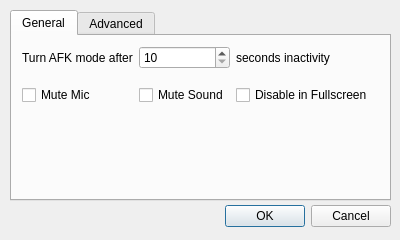
<?xml version="1.0" encoding="UTF-8"?>
<ui version="4.0">
 <class>qtConfigDialog</class>
 <widget class="QDialog" name="qtConfigDialog">
  <property name="geometry">
   <rect>
    <x>0</x>
    <y>0</y>
    <width>400</width>
    <height>240</height>
   </rect>
  </property>
  <property name="windowTitle">
   <string>Guild Wars 2</string>
  </property>
  <widget class="QDialogButtonBox" name="buttonBox">
   <property name="geometry">
    <rect>
     <x>10</x>
     <y>200</y>
     <width>381</width>
     <height>32</height>
    </rect>
   </property>
   <property name="orientation">
    <enum>Qt::Horizontal</enum>
   </property>
   <property name="standardButtons">
    <set>QDialogButtonBox::Cancel|QDialogButtonBox::Ok</set>
   </property>
  </widget>
  <widget class="QTabWidget" name="tabWidget">
   <property name="geometry">
    <rect>
     <x>10</x>
     <y>10</y>
     <width>381</width>
     <height>191</height>
    </rect>
   </property>
   <property name="currentIndex">
    <number>0</number>
   </property>
   <widget class="QWidget" name="tab_general">
    <attribute name="title">
     <string>General</string>
    </attribute>
    <widget class="QWidget" name="gridLayoutWidget">
     <property name="geometry">
      <rect>
       <x>10</x>
       <y>0</y>
       <width>351</width>
       <height>81</height>
      </rect>
     </property>
     <layout class="QGridLayout" name="gridLayout">
      <item row="0" column="1">
       <widget class="QSpinBox" name="spinBox_secondsForIdle">
        <property name="minimum">
         <number>10</number>
        </property>
        <property name="maximum">
         <number>3600</number>
        </property>
       </widget>
      </item>
      <item row="0" column="0">
       <widget class="QLabel" name="label_locationTransmissionThreshold">
        <property name="text">
         <string>Turn AFK mode after</string>
        </property>
       </widget>
      </item>
      <item row="0" column="2">
       <widget class="QLabel" name="label_locationTransmissionThreshold_2">
        <property name="text">
         <string>seconds inactivity</string>
        </property>
       </widget>
      </item>
      <item row="1" column="0">
       <widget class="QCheckBox" name="checkBox_manipulateMic">
        <property name="text">
         <string>Mute Mic</string>
        </property>
       </widget>
      </item>
      <item row="1" column="1">
       <widget class="QCheckBox" name="checkBox_manipulateSound">
        <property name="text">
         <string>Mute Sound</string>
        </property>
       </widget>
      </item>
      <item row="1" column="2">
       <widget class="QCheckBox" name="checkBox_disableWhenFullscreen">
        <property name="text">
         <string>Disable in Fullscreen</string>
        </property>
       </widget>
      </item>
     </layout>
    </widget>
   </widget>
   <widget class="QWidget" name="tab_advanced">
    <attribute name="title">
     <string>Advanced</string>
    </attribute>
    <widget class="QLabel" name="label">
     <property name="geometry">
      <rect>
       <x>10</x>
       <y>10</y>
       <width>351</width>
       <height>16</height>
      </rect>
     </property>
     <property name="text">
      <string>Currently, there are no advanced settings available yet.</string>
     </property>
    </widget>
   </widget>
  </widget>
  <zorder>tabWidget</zorder>
  <zorder>buttonBox</zorder>
 </widget>
 <tabstops>
  <tabstop>tabWidget</tabstop>
  <tabstop>buttonBox</tabstop>
 </tabstops>
 <resources/>
 <connections>
  <connection>
   <sender>buttonBox</sender>
   <signal>accepted()</signal>
   <receiver>qtConfigDialog</receiver>
   <slot>accept()</slot>
   <hints>
    <hint type="sourcelabel">
     <x>228</x>
     <y>274</y>
    </hint>
    <hint type="destinationlabel">
     <x>157</x>
     <y>274</y>
    </hint>
   </hints>
  </connection>
  <connection>
   <sender>buttonBox</sender>
   <signal>rejected()</signal>
   <receiver>qtConfigDialog</receiver>
   <slot>reject()</slot>
   <hints>
    <hint type="sourcelabel">
     <x>316</x>
     <y>260</y>
    </hint>
    <hint type="destinationlabel">
     <x>286</x>
     <y>274</y>
    </hint>
   </hints>
  </connection>
 </connections>
</ui>
